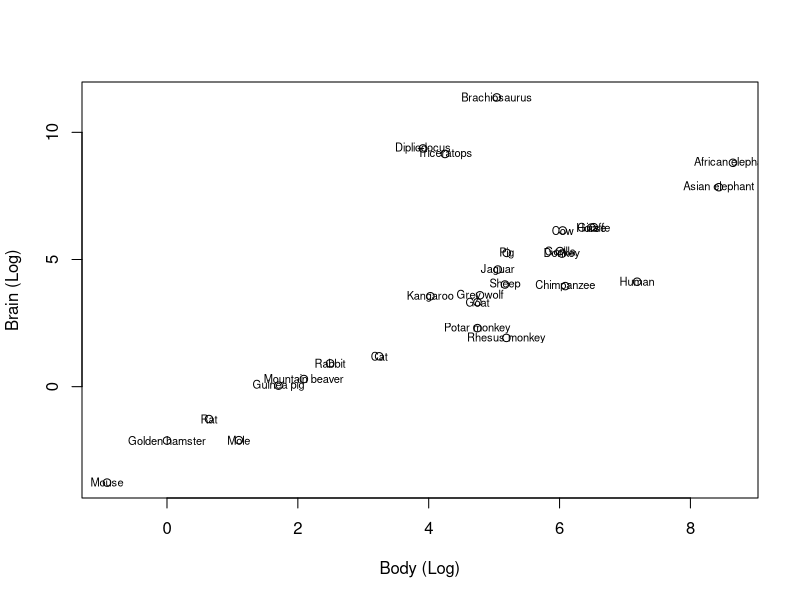
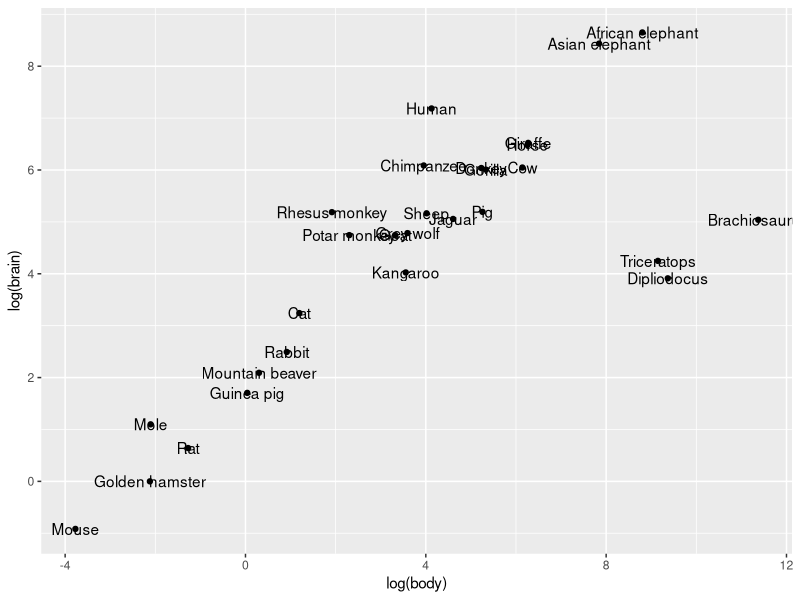
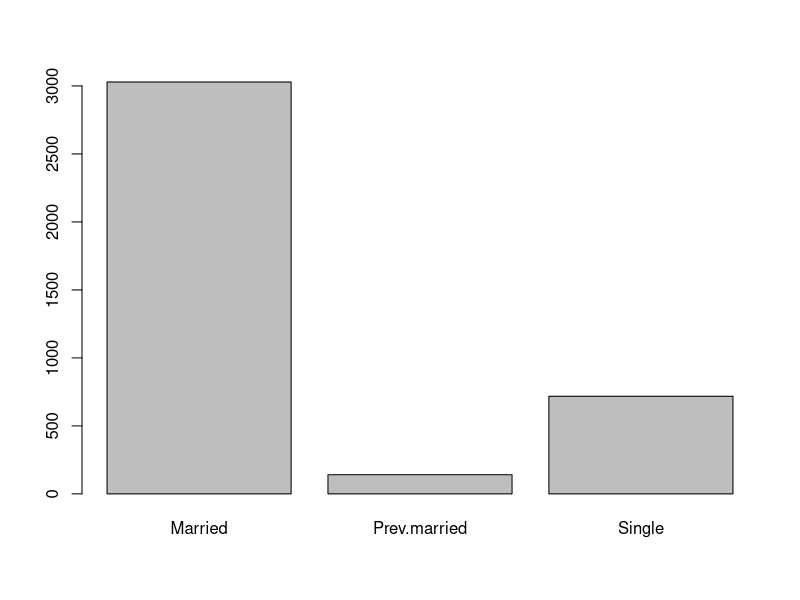
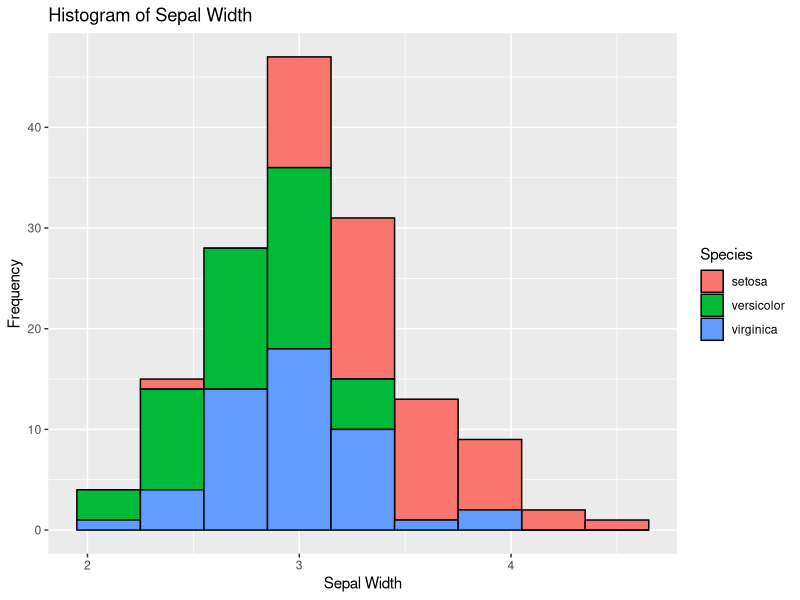
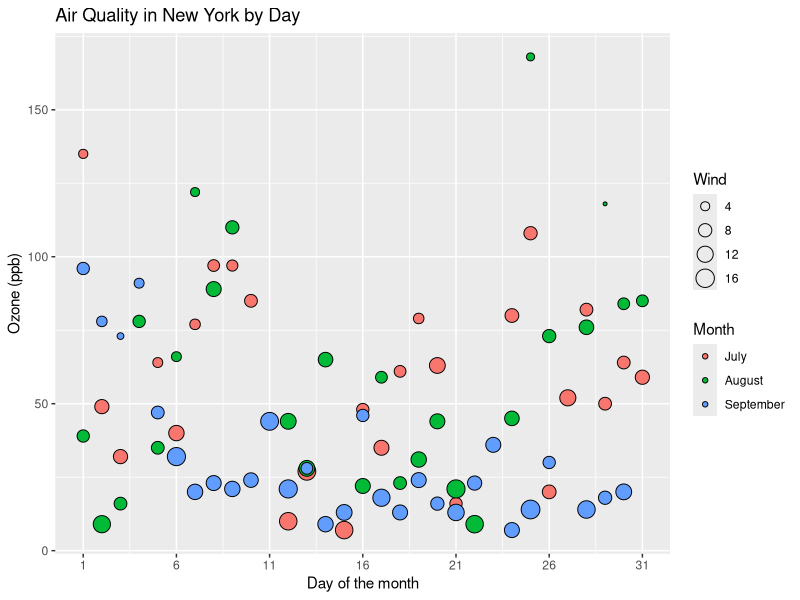

Write R code to recreate these figures, in order.
# HW2 

library(MASS)
library(ggplot2)
library(datasets)

#Prob 1

data(Animals)
brain <- Animals[,1]
body <- Animals[,2]

plot(log(body), log(brain), xlab="Body (Log)", ylab ="Brain (Log)")
text(log(body), log(brain), row.names(Animals), cex=2/3)

ggplot(Animals, aes(x=log(body), y=log(brain), label=row.names(Animals)),
	xtitle=xlab("Body (Log)") + ylab("Brain (Log)")) + 
	geom_point() + geom_text()

#Prob 2 

caffe <- matrix(c(652, 1537,598,242,36,46,38,21,218,327,106,67),
	nrow=3,byrow=T)
rownames(caffe) <- c("Married","Prev.married","Single")
colnames(caffe) <- c("0","1-150","151-300",">300")

total_caffe <- margin.table(caffe,1)
total_caffe
barplot(total_caffe)

#Prob 3

ggplot(data=iris, aes(x=Sepal.Width)) + 
geom_histogram(binwidth=0.3, color="black", aes(fill=Species)) + 
xlab("Sepal Width") + ylab("Frequency") + 
ggtitle("Histogram of Sepal Width")


#Prob 4

data(airquality)

aq_trim <- airquality[which(airquality$Month == 7 |
	airquality$Month == 8 |
	airquality$Month == 9), ]
aq_trim$Month <- factor(aq_trim$Month,
	labels = c("July", "August", "September"))


ggplot(aq_trim, aes(x = Day, y = Ozone, fill = Month, size = Wind)) +
ggtitle("Air Quality in New York by Day") +
labs(x = "Day of the month", y = "Ozone (ppb)") +
scale_x_continuous(breaks = seq(1, 31, 5)) + geom_point(shape = 21)


